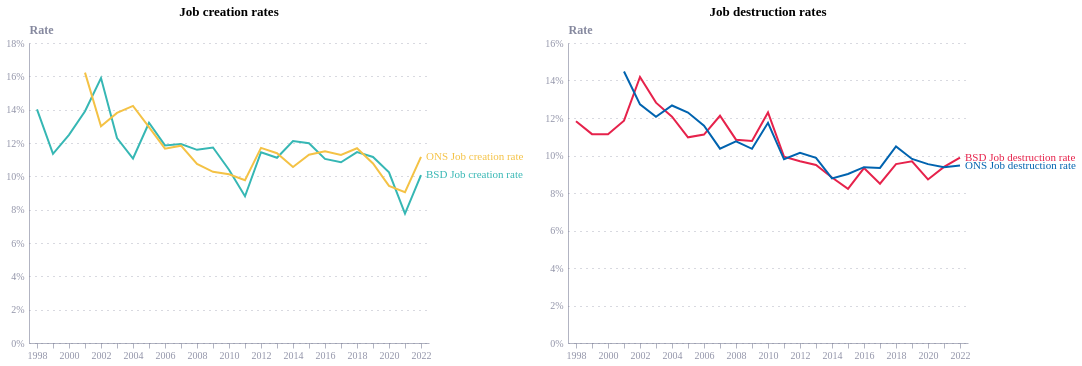

The Vega-Lite source for this figure:
### Vega-Lite specification from a JSON file in a GitHub repository (floating-point values rounded to 4 significant figures; data arrays with more than 128 entries replaced by an {"elided": "..."} marker saying what was removed)
{"config": {"font": "Circular Std", "mark": {"line": {"interpolate": "monotone"}}, "view": {"stroke": "transparent", "width": 400, "height": 300}, "range": {"category": ["#36B7B4", "#E6224B", "#F4C245", "#0063AF", "#00A767", "#179FDB", "#EB5C2E"], "diverging": ["#E6224B", "#E54753", "#C9C9C9", "#179FDB", "#122B39"], "heatmap": ["#C9C9C9", "#179FDB", "#0063AF", "#122B39"], "ordinal": ["#00A767", "#36B7B4", "#179FDB", "#0063AF", "#243B5A"]}, "axisX": {"domainColor": "#676A86", "domainOpacity": 0.5, "grid": false, "labelAngle": 0, "labelColor": "#676A86", "labelOpacity": 0.7, "orient": "bottom", "tickColor": "#676A86", "tickCount": 10, "tickOpacity": 0.5, "title": false, "titleAlign": "center", "titleAnchor": "middle", "titleColor": "#676A86", "titleFontSize": 12, "titleOpacity": 0.8, "titleY": -15}, "axisY": {"domainColor": "#676A86", "domainOpacity": 0.5, "gridColor": "#676A86", "gridDash": [1, 5], "gridOpacity": 0.5, "labelColor": "#676A86", "labelOpacity": 0.7, "labelPadding": 5, "tickColor": "#676A86", "tickCount": 8, "tickOpacity": 0.5, "ticks": false, "titleAlign": "left", "titleAngle": 0, "titleBaseline": "bottom", "titleColor": "#676A86", "titleFontSize": 12, "titleOpacity": 0.8, "titleX": 0, "titleY": -7}}, "hconcat": [{"layer": [{"mark": {"type": "line"}, "encoding": {"color": {"field": "variable", "legend": null, "type": "nominal"}, "x": {"axis": {"labelAngle": 0, "labelExpr": "datum.value % 2 == 0 ? datum.label : ''"}, "field": "year", "type": "ordinal"}, "y": {"axis": {"format": "%"}, "field": "value", "title": "Rate", "type": "quantitative"}}, "transform": [{"filter": {"field": "variable", "oneOf": ["BSD Job creation rate", "ONS Job creation rate"]}}]}, {"mark": {"type": "text", "align": "left", "dx": 5}, "encoding": {"color": {"field": "variable", "legend": null, "type": "nominal"}, "text": {"field": "variable", "type": "nominal"}, "x": {"field": "year", "type": "ordinal"}, "y": {"field": "value", "type": "quantitative"}}, "transform": [{"filter": "(datum.year === 2022)"}, {"filter": {"field": "variable", "oneOf": ["BSD Job creation rate", "ONS Job creation rate"]}}]}], "title": "Job creation rates"}, {"layer": [{"mark": {"type": "line"}, "encoding": {"color": {"field": "variable", "legend": null, "type": "nominal"}, "x": {"axis": {"labelAngle": 0, "labelExpr": "datum.value % 2 == 0 ? datum.label : ''"}, "field": "year", "type": "ordinal"}, "y": {"axis": {"format": "%"}, "field": "value", "title": "Rate", "type": "quantitative"}}, "transform": [{"filter": {"field": "variable", "oneOf": ["BSD Job destruction rate", "ONS Job destruction rate"]}}]}, {"mark": {"type": "text", "align": "left", "dx": 5}, "encoding": {"color": {"field": "variable", "legend": null, "type": "nominal"}, "text": {"field": "variable", "type": "nominal"}, "x": {"field": "year", "type": "ordinal"}, "y": {"field": "value", "type": "quantitative"}}, "transform": [{"filter": "(datum.year === 2022)"}, {"filter": {"field": "variable", "oneOf": ["BSD Job destruction rate", "ONS Job destruction rate"]}}]}], "title": "Job destruction rates"}], "data": {"name": "data-2166a9e24e97f41a84f628e2a197d33f"}, "$schema": "https://vega.github.io/schema/vega-lite/v5.20.1.json", "datasets": {"data-2166a9e24e97f41a84f628e2a197d33f": {"elided": "300 records"}}}
